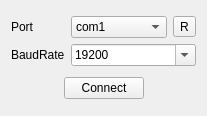
<?xml version="1.0" encoding="UTF-8"?>
<ui version="4.0">
 <class>SerialportWidgetClass</class>
 <widget class="QWidget" name="SerialportWidgetClass">
  <property name="geometry">
   <rect>
    <x>0</x>
    <y>0</y>
    <width>207</width>
    <height>116</height>
   </rect>
  </property>
  <property name="windowTitle">
   <string>Serialport</string>
  </property>
  <layout class="QVBoxLayout" name="verticalLayout">
   <item>
    <layout class="QGridLayout" name="gridLayout" rowstretch="0,0" columnstretch="0,1,0" rowminimumheight="0,0">
     <item row="1" column="0">
      <widget class="QLabel" name="label_12">
       <property name="text">
        <string>BaudRate</string>
       </property>
      </widget>
     </item>
     <item row="0" column="0">
      <widget class="QLabel" name="serial_label">
       <property name="text">
        <string>Port</string>
       </property>
      </widget>
     </item>
     <item row="0" column="1">
      <widget class="QComboBox" name="port_box">
       <item>
        <property name="text">
         <string>com1</string>
        </property>
       </item>
       <item>
        <property name="text">
         <string>com2</string>
        </property>
       </item>
      </widget>
     </item>
     <item row="0" column="2">
      <widget class="QToolButton" name="refresh_btn">
       <property name="text">
        <string>R</string>
       </property>
      </widget>
     </item>
     <item row="1" column="1" colspan="2">
      <widget class="QComboBox" name="baud_box">
       <property name="editable">
        <bool>true</bool>
       </property>
       <item>
        <property name="text">
         <string>19200</string>
        </property>
       </item>
       <item>
        <property name="text">
         <string>38400</string>
        </property>
       </item>
       <item>
        <property name="text">
         <string>56000</string>
        </property>
       </item>
       <item>
        <property name="text">
         <string>57600</string>
        </property>
       </item>
       <item>
        <property name="text">
         <string>78600</string>
        </property>
       </item>
       <item>
        <property name="text">
         <string>115200</string>
        </property>
       </item>
       <item>
        <property name="text">
         <string>230400</string>
        </property>
       </item>
       <item>
        <property name="text">
         <string>460800</string>
        </property>
       </item>
      </widget>
     </item>
    </layout>
   </item>
   <item>
    <layout class="QHBoxLayout" name="horizontalLayout_2">
     <item>
      <spacer name="horizontalSpacer_2">
       <property name="orientation">
        <enum>Qt::Horizontal</enum>
       </property>
       <property name="sizeHint" stdset="0">
        <size>
         <width>40</width>
         <height>20</height>
        </size>
       </property>
      </spacer>
     </item>
     <item>
      <widget class="QPushButton" name="start_btn">
       <property name="styleSheet">
        <string notr="true"/>
       </property>
       <property name="text">
        <string>Connect</string>
       </property>
      </widget>
     </item>
     <item>
      <spacer name="horizontalSpacer">
       <property name="orientation">
        <enum>Qt::Horizontal</enum>
       </property>
       <property name="sizeHint" stdset="0">
        <size>
         <width>40</width>
         <height>20</height>
        </size>
       </property>
      </spacer>
     </item>
    </layout>
   </item>
  </layout>
 </widget>
 <layoutdefault spacing="6" margin="11"/>
 <resources/>
 <connections/>
</ui>
